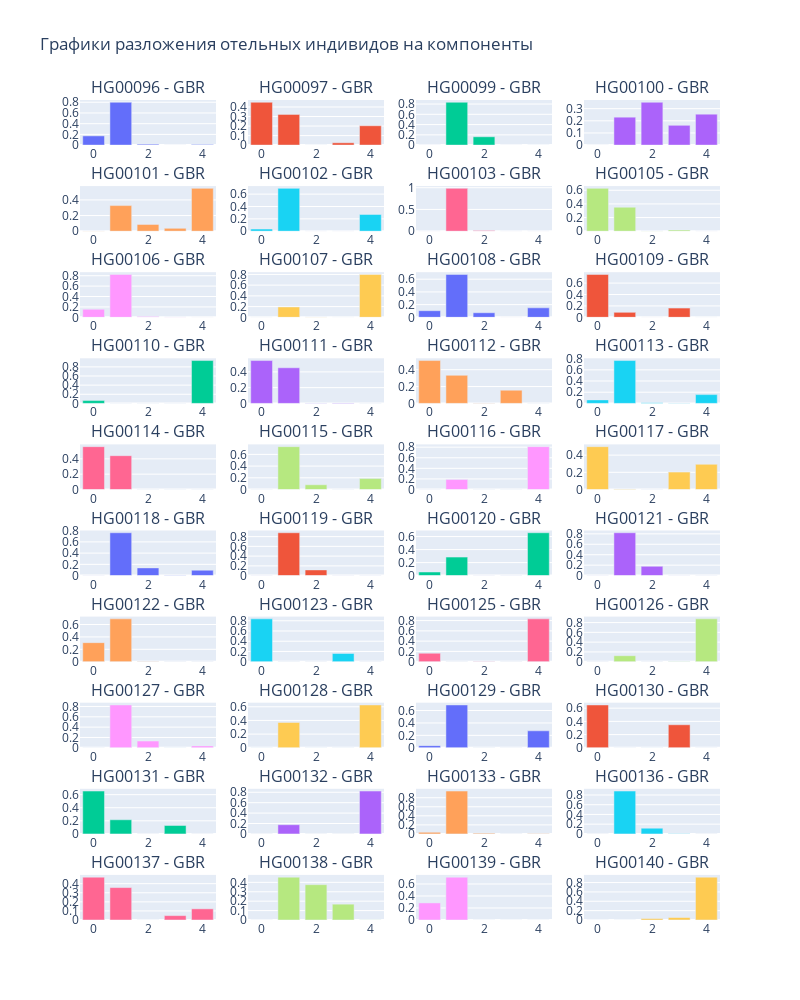

The notebook cell saved with this chart:
### Code cell
start = 0
end = 40
cols = 4
fig = make_subplots(rows = 10, 
                    cols = cols,
                    subplot_titles = sub_names[start:end],                    
                    #vertical_spacing = 0.08,
                    #horizontal_spacing = None
                   )
for i in range(40):
    fig.append_trace(go.Bar(
        #x = ['comp1', 'comp2', 'comp3', 'comp4', 'comp5'],
        y = df_Q.iloc[i, :],
        hovertext = df_Q.iloc[i, :]
    ), row = i // cols + 1, col = i % cols + 1)
    #print(i // 4 + 1, i % 4 + 1, df_Q.iloc[i, :])
#fig.update_layout(height = 300 + len(df_Q)//4 + 1, width=1000, title_text="Stacked subplots")
fig.update_layout(height = 100 * 10, 
                  width=200 * cols, 
                  title_text="Графики разложения отельных индивидов на компоненты",
                  showlegend = False
                 )
fig.show()

### Figure 1 — Plotly figure (JSON) as saved in the notebook; plotly's stock layout.template omitted (floating-point values rounded to 4 significant figures)
{"data": [{"hovertext": [0.1719, 0.7999, 0.01671, 1e-05, 0.01151], "type": "bar", "xaxis": "x", "y": [0.1719, 0.7999, 0.01671, 1e-05, 0.01151], "yaxis": "y"}, {"hovertext": [0.4498, 0.3219, 0.000547, 0.0244, 0.2034], "type": "bar", "xaxis": "x2", "y": [0.4498, 0.3219, 0.000547, 0.0244, 0.2034], "yaxis": "y2"}, {"hovertext": [0.002067, 0.835, 0.1621, 1e-05, 0.000894], "type": "bar", "xaxis": "x3", "y": [0.002067, 0.835, 0.1621, 1e-05, 0.000894], "yaxis": "y3"}, {"hovertext": [1e-05, 0.2298, 0.3527, 0.1631, 0.2544], "type": "bar", "xaxis": "x4", "y": [1e-05, 0.2298, 0.3527, 0.1631, 0.2544], "yaxis": "y4"}, {"hovertext": [0.00098, 0.3275, 0.08715, 0.03651, 0.5479], "type": "bar", "xaxis": "x5", "y": [0.00098, 0.3275, 0.08715, 0.03651, 0.5479], "yaxis": "y5"}, {"hovertext": [0.03466, 0.6939, 1e-05, 1e-05, 0.2715], "type": "bar", "xaxis": "x6", "y": [0.03466, 0.6939, 1e-05, 1e-05, 0.2715], "yaxis": "y6"}, {"hovertext": [1e-05, 0.985, 0.01401, 1e-05, 0.000938], "type": "bar", "xaxis": "x7", "y": [1e-05, 0.985, 0.01401, 1e-05, 0.000938], "yaxis": "y7"}, {"hovertext": [0.6282, 0.3514, 0.003244, 0.01722, 1e-05], "type": "bar", "xaxis": "x8", "y": [0.6282, 0.3514, 0.003244, 0.01722, 1e-05], "yaxis": "y8"}, {"hovertext": [0.154, 0.8246, 0.01586, 0.005544, 1e-05], "type": "bar", "xaxis": "x9", "y": [0.154, 0.8246, 0.01586, 0.005544, 1e-05], "yaxis": "y9"}, {"hovertext": [0.000765, 0.1932, 0.005483, 0.001074, 0.7994], "type": "bar", "xaxis": "x10", "y": [0.000765, 0.1932, 0.005483, 0.001074, 0.7994], "yaxis": "y10"}, {"hovertext": [0.1039, 0.6749, 0.07176, 1e-05, 0.1494], "type": "bar", "xaxis": "x11", "y": [0.1039, 0.6749, 0.07176, 1e-05, 0.1494], "yaxis": "y11"}, {"hovertext": [0.7517, 0.08662, 1e-05, 0.1613, 0.000322], "type": "bar", "xaxis": "x12", "y": [0.7517, 0.08662, 1e-05, 0.1613, 0.000322], "yaxis": "y12"}, {"hovertext": [0.06154, 1e-05, 1e-05, 0.000151, 0.9383], "type": "bar", "xaxis": "x13", "y": [0.06154, 1e-05, 1e-05, 0.000151, 0.9383], "yaxis": "y13"}, {"hovertext": [0.5435, 0.4518, 0.000696, 0.003926, 1e-05], "type": "bar", "xaxis": "x14", "y": [0.5435, 0.4518, 0.000696, 0.003926, 1e-05], "yaxis": "y14"}, {"hovertext": [0.5083, 0.3331, 0.001954, 0.1567, 1e-05], "type": "bar", "xaxis": "x15", "y": [0.5083, 0.3331, 0.001954, 0.1567, 1e-05], "yaxis": "y15"}, {"hovertext": [0.06285, 0.7662, 0.01201, 0.001888, 0.157], "type": "bar", "xaxis": "x16", "y": [0.06285, 0.7662, 0.01201, 0.001888, 0.157], "yaxis": "y16"}, {"hovertext": [0.5588, 0.4412, 1e-05, 1e-05, 1e-05], "type": "bar", "xaxis": "x17", "y": [0.5588, 0.4412, 1e-05, 1e-05, 1e-05], "yaxis": "y17"}, {"hovertext": [1e-05, 0.7322, 0.08075, 1e-05, 0.1871], "type": "bar", "xaxis": "x18", "y": [1e-05, 0.7322, 0.08075, 1e-05, 0.1871], "yaxis": "y18"}, {"hovertext": [0.001631, 0.1885, 1e-05, 1e-05, 0.8098], "type": "bar", "xaxis": "x19", "y": [0.001631, 0.1885, 1e-05, 1e-05, 0.8098], "yaxis": "y19"}, {"hovertext": [0.4987, 0.005205, 0.000276, 0.2025, 0.2933], "type": "bar", "xaxis": "x20", "y": [0.4987, 0.005205, 0.000276, 0.2025, 0.2933], "yaxis": "y20"}, {"hovertext": [2.8e-05, 0.7619, 0.137, 0.00531, 0.09572], "type": "bar", "xaxis": "x21", "y": [2.8e-05, 0.7619, 0.137, 0.00531, 0.09572], "yaxis": "y21"}, {"hovertext": [1e-05, 0.8793, 0.1167, 0.003754, 0.000182], "type": "bar", "xaxis": "x22", "y": [1e-05, 0.8793, 0.1167, 0.003754, 0.000182], "yaxis": "y22"}, {"hovertext": [0.05543, 0.2842, 1e-05, 0.001916, 0.6584], "type": "bar", "xaxis": "x23", "y": [0.05543, 0.2842, 1e-05, 0.001916, 0.6584], "yaxis": "y23"}, {"hovertext": [1e-05, 0.8206, 0.1777, 1e-05, 0.00167], "type": "bar", "xaxis": "x24", "y": [1e-05, 0.8206, 0.1777, 1e-05, 0.00167], "yaxis": "y24"}, {"hovertext": [0.3072, 0.6912, 0.001579, 1e-05, 1e-05], "type": "bar", "xaxis": "x25", "y": [0.3072, 0.6912, 0.001579, 1e-05, 1e-05], "yaxis": "y25"}, {"hovertext": [0.8377, 0.001201, 1e-05, 0.1611, 1e-05], "type": "bar", "xaxis": "x26", "y": [0.8377, 0.001201, 1e-05, 0.1611, 1e-05], "yaxis": "y26"}, {"hovertext": [0.1647, 1e-05, 0.001688, 0.00013, 0.8335], "type": "bar", "xaxis": "x27", "y": [0.1647, 1e-05, 0.001688, 0.00013, 0.8335], "yaxis": "y27"}, {"hovertext": [1e-05, 0.1224, 1e-05, 0.001608, 0.876], "type": "bar", "xaxis": "x28", "y": [1e-05, 0.1224, 1e-05, 0.001608, 0.876], "yaxis": "y28"}, {"hovertext": [1e-05, 0.8292, 0.1313, 0.002309, 0.03725], "type": "bar", "xaxis": "x29", "y": [1e-05, 0.8292, 0.1313, 0.002309, 0.03725], "yaxis": "y29"}, {"hovertext": [0.001142, 0.3705, 0.001819, 0.000228, 0.6263], "type": "bar", "xaxis": "x30", "y": [0.001142, 0.3705, 0.001819, 0.000228, 0.6263], "yaxis": "y30"}, {"hovertext": [0.03469, 0.6895, 0.002226, 1e-05, 0.2735], "type": "bar", "xaxis": "x31", "y": [0.03469, 0.6895, 0.002226, 1e-05, 0.2735], "yaxis": "y31"}, {"hovertext": [0.6488, 1e-05, 0.002211, 0.3489, 1e-05], "type": "bar", "xaxis": "x32", "y": [0.6488, 1e-05, 0.002211, 0.3489, 1e-05], "yaxis": "y32"}, {"hovertext": [0.655, 0.2159, 8.8e-05, 0.129, 1e-05], "type": "bar", "xaxis": "x33", "y": [0.655, 0.2159, 8.8e-05, 0.129, 1e-05], "yaxis": "y33"}, {"hovertext": [1e-05, 0.1764, 1e-05, 1e-05, 0.8235], "type": "bar", "xaxis": "x34", "y": [1e-05, 0.1764, 1e-05, 1e-05, 0.8235], "yaxis": "y34"}, {"hovertext": [0.03589, 0.9477, 0.01488, 1e-05, 0.00153], "type": "bar", "xaxis": "x35", "y": [0.03589, 0.9477, 0.01488, 1e-05, 0.00153], "yaxis": "y35"}, {"hovertext": [1e-05, 0.8806, 0.1178, 0.001613, 1e-05], "type": "bar", "xaxis": "x36", "y": [1e-05, 0.8806, 0.1178, 0.001613, 1e-05], "yaxis": "y36"}, {"hovertext": [0.4716, 0.3569, 1e-05, 0.04834, 0.123], "type": "bar", "xaxis": "x37", "y": [0.4716, 0.3569, 1e-05, 0.04834, 0.123], "yaxis": "y37"}, {"hovertext": [1e-05, 0.4553, 0.3753, 0.1683, 0.001068], "type": "bar", "xaxis": "x38", "y": [1e-05, 0.4553, 0.3753, 0.1683, 0.001068], "yaxis": "y38"}, {"hovertext": [0.2852, 0.7148, 1e-05, 1e-05, 1e-05], "type": "bar", "xaxis": "x39", "y": [0.2852, 0.7148, 1e-05, 1e-05, 1e-05], "yaxis": "y39"}, {"hovertext": [1e-05, 1e-05, 0.03137, 0.05334, 0.9153], "type": "bar", "xaxis": "x40", "y": [1e-05, 1e-05, 0.03137, 0.05334, 0.9153], "yaxis": "y40"}], "layout": {"annotations": [{"font": {"size": 16}, "showarrow": false, "text": "HG00096 - GBR", "x": 0.1062, "xanchor": "center", "xref": "paper", "y": 1, "yanchor": "bottom", "yref": "paper"}, {"font": {"size": 16}, "showarrow": false, "text": "HG00097 - GBR", "x": 0.3688, "xanchor": "center", "xref": "paper", "y": 1, "yanchor": "bottom", "yref": "paper"}, {"font": {"size": 16}, "showarrow": false, "text": "HG00099 - GBR", "x": 0.6313, "xanchor": "center", "xref": "paper", "y": 1, "yanchor": "bottom", "yref": "paper"}, {"font": {"size": 16}, "showarrow": false, "text": "HG00100 - GBR", "x": 0.8938, "xanchor": "center", "xref": "paper", "y": 1, "yanchor": "bottom", "yref": "paper"}, {"font": {"size": 16}, "showarrow": false, "text": "HG00101 - GBR", "x": 0.1062, "xanchor": "center", "xref": "paper", "y": 0.895, "yanchor": "bottom", "yref": "paper"}, {"font": {"size": 16}, "showarrow": false, "text": "HG00102 - GBR", "x": 0.3688, "xanchor": "center", "xref": "paper", "y": 0.895, "yanchor": "bottom", "yref": "paper"}, {"font": {"size": 16}, "showarrow": false, "text": "HG00103 - GBR", "x": 0.6313, "xanchor": "center", "xref": "paper", "y": 0.895, "yanchor": "bottom", "yref": "paper"}, {"font": {"size": 16}, "showarrow": false, "text": "HG00105 - GBR", "x": 0.8938, "xanchor": "center", "xref": "paper", "y": 0.895, "yanchor": "bottom", "yref": "paper"}, {"font": {"size": 16}, "showarrow": false, "text": "HG00106 - GBR", "x": 0.1062, "xanchor": "center", "xref": "paper", "y": 0.79, "yanchor": "bottom", "yref": "paper"}, {"font": {"size": 16}, "showarrow": false, "text": "HG00107 - GBR", "x": 0.3688, "xanchor": "center", "xref": "paper", "y": 0.79, "yanchor": "bottom", "yref": "paper"}, {"font": {"size": 16}, "showarrow": false, "text": "HG00108 - GBR", "x": 0.6313, "xanchor": "center", "xref": "paper", "y": 0.79, "yanchor": "bottom", "yref": "paper"}, {"font": {"size": 16}, "showarrow": false, "text": "HG00109 - GBR", "x": 0.8938, "xanchor": "center", "xref": "paper", "y": 0.79, "yanchor": "bottom", "yref": "paper"}, {"font": {"size": 16}, "showarrow": false, "text": "HG00110 - GBR", "x": 0.1062, "xanchor": "center", "xref": "paper", "y": 0.685, "yanchor": "bottom", "yref": "paper"}, {"font": {"size": 16}, "showarrow": false, "text": "HG00111 - GBR", "x": 0.3688, "xanchor": "center", "xref": "paper", "y": 0.685, "yanchor": "bottom", "yref": "paper"}, {"font": {"size": 16}, "showarrow": false, "text": "HG00112 - GBR", "x": 0.6313, "xanchor": "center", "xref": "paper", "y": 0.685, "yanchor": "bottom", "yref": "paper"}, {"font": {"size": 16}, "showarrow": false, "text": "HG00113 - GBR", "x": 0.8938, "xanchor": "center", "xref": "paper", "y": 0.685, "yanchor": "bottom", "yref": "paper"}, {"font": {"size": 16}, "showarrow": false, "text": "HG00114 - GBR", "x": 0.1062, "xanchor": "center", "xref": "paper", "y": 0.58, "yanchor": "bottom", "yref": "paper"}, {"font": {"size": 16}, "showarrow": false, "text": "HG00115 - GBR", "x": 0.3688, "xanchor": "center", "xref": "paper", "y": 0.58, "yanchor": "bottom", "yref": "paper"}, {"font": {"size": 16}, "showarrow": false, "text": "HG00116 - GBR", "x": 0.6313, "xanchor": "center", "xref": "paper", "y": 0.58, "yanchor": "bottom", "yref": "paper"}, {"font": {"size": 16}, "showarrow": false, "text": "HG00117 - GBR", "x": 0.8938, "xanchor": "center", "xref": "paper", "y": 0.58, "yanchor": "bottom", "yref": "paper"}, {"font": {"size": 16}, "showarrow": false, "text": "HG00118 - GBR", "x": 0.1062, "xanchor": "center", "xref": "paper", "y": 0.475, "yanchor": "bottom", "yref": "paper"}, {"font": {"size": 16}, "showarrow": false, "text": "HG00119 - GBR", "x": 0.3688, "xanchor": "center", "xref": "paper", "y": 0.475, "yanchor": "bottom", "yref": "paper"}, {"font": {"size": 16}, "showarrow": false, "text": "HG00120 - GBR", "x": 0.6313, "xanchor": "center", "xref": "paper", "y": 0.475, "yanchor": "bottom", "yref": "paper"}, {"font": {"size": 16}, "showarrow": false, "text": "HG00121 - GBR", "x": 0.8938, "xanchor": "center", "xref": "paper", "y": 0.475, "yanchor": "bottom", "yref": "paper"}, {"font": {"size": 16}, "showarrow": false, "text": "HG00122 - GBR", "x": 0.1062, "xanchor": "center", "xref": "paper", "y": 0.37, "yanchor": "bottom", "yref": "paper"}, {"font": {"size": 16}, "showarrow": false, "text": "HG00123 - GBR", "x": 0.3688, "xanchor": "center", "xref": "paper", "y": 0.37, "yanchor": "bottom", "yref": "paper"}, {"font": {"size": 16}, "showarrow": false, "text": "HG00125 - GBR", "x": 0.6313, "xanchor": "center", "xref": "paper", "y": 0.37, "yanchor": "bottom", "yref": "paper"}, {"font": {"size": 16}, "showarrow": false, "text": "HG00126 - GBR", "x": 0.8938, "xanchor": "center", "xref": "paper", "y": 0.37, "yanchor": "bottom", "yref": "paper"}, {"font": {"size": 16}, "showarrow": false, "text": "HG00127 - GBR", "x": 0.1062, "xanchor": "center", "xref": "paper", "y": 0.265, "yanchor": "bottom", "yref": "paper"}, {"font": {"size": 16}, "showarrow": false, "text": "HG00128 - GBR", "x": 0.3688, "xanchor": "center", "xref": "paper", "y": 0.265, "yanchor": "bottom", "yref": "paper"}, {"font": {"size": 16}, "showarrow": false, "text": "HG00129 - GBR", "x": 0.6313, "xanchor": "center", "xref": "paper", "y": 0.265, "yanchor": "bottom", "yref": "paper"}, {"font": {"size": 16}, "showarrow": false, "text": "HG00130 - GBR", "x": 0.8938, "xanchor": "center", "xref": "paper", "y": 0.265, "yanchor": "bottom", "yref": "paper"}, {"font": {"size": 16}, "showarrow": false, "text": "HG00131 - GBR", "x": 0.1062, "xanchor": "center", "xref": "paper", "y": 0.16, "yanchor": "bottom", "yref": "paper"}, {"font": {"size": 16}, "showarrow": false, "text": "HG00132 - GBR", "x": 0.3688, "xanchor": "center", "xref": "paper", "y": 0.16, "yanchor": "bottom", "yref": "paper"}, {"font": {"size": 16}, "showarrow": false, "text": "HG00133 - GBR", "x": 0.6313, "xanchor": "center", "xref": "paper", "y": 0.16, "yanchor": "bottom", "yref": "paper"}, {"font": {"size": 16}, "showarrow": false, "text": "HG00136 - GBR", "x": 0.8938, "xanchor": "center", "xref": "paper", "y": 0.16, "yanchor": "bottom", "yref": "paper"}, {"font": {"size": 16}, "showarrow": false, "text": "HG00137 - GBR", "x": 0.1062, "xanchor": "center", "xref": "paper", "y": 0.055, "yanchor": "bottom", "yref": "paper"}, {"font": {"size": 16}, "showarrow": false, "text": "HG00138 - GBR", "x": 0.3688, "xanchor": "center", "xref": "paper", "y": 0.055, "yanchor": "bottom", "yref": "paper"}, {"font": {"size": 16}, "showarrow": false, "text": "HG00139 - GBR", "x": 0.6313, "xanchor": "center", "xref": "paper", "y": 0.055, "yanchor": "bottom", "yref": "paper"}, {"font": {"size": 16}, "showarrow": false, "text": "HG00140 - GBR", "x": 0.8938, "xanchor": "center", "xref": "paper", "y": 0.055, "yanchor": "bottom", "yref": "paper"}], "height": 1000, "showlegend": false, "title": {"text": "Графики разложения отельных индивидов на компоненты"}, "width": 800, "xaxis": {"anchor": "y", "domain": [0, 0.2125]}, "xaxis10": {"anchor": "y10", "domain": [0.2625, 0.475]}, "xaxis11": {"anchor": "y11", "domain": [0.525, 0.7375]}, "xaxis12": {"anchor": "y12", "domain": [0.7875, 1]}, "xaxis13": {"anchor": "y13", "domain": [0, 0.2125]}, "xaxis14": {"anchor": "y14", "domain": [0.2625, 0.475]}, "xaxis15": {"anchor": "y15", "domain": [0.525, 0.7375]}, "xaxis16": {"anchor": "y16", "domain": [0.7875, 1]}, "xaxis17": {"anchor": "y17", "domain": [0, 0.2125]}, "xaxis18": {"anchor": "y18", "domain": [0.2625, 0.475]}, "xaxis19": {"anchor": "y19", "domain": [0.525, 0.7375]}, "xaxis2": {"anchor": "y2", "domain": [0.2625, 0.475]}, "xaxis20": {"anchor": "y20", "domain": [0.7875, 1]}, "xaxis21": {"anchor": "y21", "domain": [0, 0.2125]}, "xaxis22": {"anchor": "y22", "domain": [0.2625, 0.475]}, "xaxis23": {"anchor": "y23", "domain": [0.525, 0.7375]}, "xaxis24": {"anchor": "y24", "domain": [0.7875, 1]}, "xaxis25": {"anchor": "y25", "domain": [0, 0.2125]}, "xaxis26": {"anchor": "y26", "domain": [0.2625, 0.475]}, "xaxis27": {"anchor": "y27", "domain": [0.525, 0.7375]}, "xaxis28": {"anchor": "y28", "domain": [0.7875, 1]}, "xaxis29": {"anchor": "y29", "domain": [0, 0.2125]}, "xaxis3": {"anchor": "y3", "domain": [0.525, 0.7375]}, "xaxis30": {"anchor": "y30", "domain": [0.2625, 0.475]}, "xaxis31": {"anchor": "y31", "domain": [0.525, 0.7375]}, "xaxis32": {"anchor": "y32", "domain": [0.7875, 1]}, "xaxis33": {"anchor": "y33", "domain": [0, 0.2125]}, "xaxis34": {"anchor": "y34", "domain": [0.2625, 0.475]}, "xaxis35": {"anchor": "y35", "domain": [0.525, 0.7375]}, "xaxis36": {"anchor": "y36", "domain": [0.7875, 1]}, "xaxis37": {"anchor": "y37", "domain": [0, 0.2125]}, "xaxis38": {"anchor": "y38", "domain": [0.2625, 0.475]}, "xaxis39": {"anchor": "y39", "domain": [0.525, 0.7375]}, "xaxis4": {"anchor": "y4", "domain": [0.7875, 1]}, "xaxis40": {"anchor": "y40", "domain": [0.7875, 1]}, "xaxis5": {"anchor": "y5", "domain": [0, 0.2125]}, "xaxis6": {"anchor": "y6", "domain": [0.2625, 0.475]}, "xaxis7": {"anchor": "y7", "domain": [0.525, 0.7375]}, "xaxis8": {"anchor": "y8", "domain": [0.7875, 1]}, "xaxis9": {"anchor": "y9", "domain": [0, 0.2125]}, "yaxis": {"anchor": "x", "domain": [0.945, 1]}, "yaxis10": {"anchor": "x10", "domain": [0.735, 0.79]}, "yaxis11": {"anchor": "x11", "domain": [0.735, 0.79]}, "yaxis12": {"anchor": "x12", "domain": [0.735, 0.79]}, "yaxis13": {"anchor": "x13", "domain": [0.63, 0.685]}, "yaxis14": {"anchor": "x14", "domain": [0.63, 0.685]}, "yaxis15": {"anchor": "x15", "domain": [0.63, 0.685]}, "yaxis16": {"anchor": "x16", "domain": [0.63, 0.685]}, "yaxis17": {"anchor": "x17", "domain": [0.525, 0.58]}, "yaxis18": {"anchor": "x18", "domain": [0.525, 0.58]}, "yaxis19": {"anchor": "x19", "domain": [0.525, 0.58]}, "yaxis2": {"anchor": "x2", "domain": [0.945, 1]}, "yaxis20": {"anchor": "x20", "domain": [0.525, 0.58]}, "yaxis21": {"anchor": "x21", "domain": [0.42, 0.475]}, "yaxis22": {"anchor": "x22", "domain": [0.42, 0.475]}, "yaxis23": {"anchor": "x23", "domain": [0.42, 0.475]}, "yaxis24": {"anchor": "x24", "domain": [0.42, 0.475]}, "yaxis25": {"anchor": "x25", "domain": [0.315, 0.37]}, "yaxis26": {"anchor": "x26", "domain": [0.315, 0.37]}, "yaxis27": {"anchor": "x27", "domain": [0.315, 0.37]}, "yaxis28": {"anchor": "x28", "domain": [0.315, 0.37]}, "yaxis29": {"anchor": "x29", "domain": [0.21, 0.265]}, "yaxis3": {"anchor": "x3", "domain": [0.945, 1]}, "yaxis30": {"anchor": "x30", "domain": [0.21, 0.265]}, "yaxis31": {"anchor": "x31", "domain": [0.21, 0.265]}, "yaxis32": {"anchor": "x32", "domain": [0.21, 0.265]}, "yaxis33": {"anchor": "x33", "domain": [0.105, 0.16]}, "yaxis34": {"anchor": "x34", "domain": [0.105, 0.16]}, "yaxis35": {"anchor": "x35", "domain": [0.105, 0.16]}, "yaxis36": {"anchor": "x36", "domain": [0.105, 0.16]}, "yaxis37": {"anchor": "x37", "domain": [0, 0.055]}, "yaxis38": {"anchor": "x38", "domain": [0, 0.055]}, "yaxis39": {"anchor": "x39", "domain": [0, 0.055]}, "yaxis4": {"anchor": "x4", "domain": [0.945, 1]}, "yaxis40": {"anchor": "x40", "domain": [0, 0.055]}, "yaxis5": {"anchor": "x5", "domain": [0.84, 0.895]}, "yaxis6": {"anchor": "x6", "domain": [0.84, 0.895]}, "yaxis7": {"anchor": "x7", "domain": [0.84, 0.895]}, "yaxis8": {"anchor": "x8", "domain": [0.84, 0.895]}, "yaxis9": {"anchor": "x9", "domain": [0.735, 0.79]}}}
